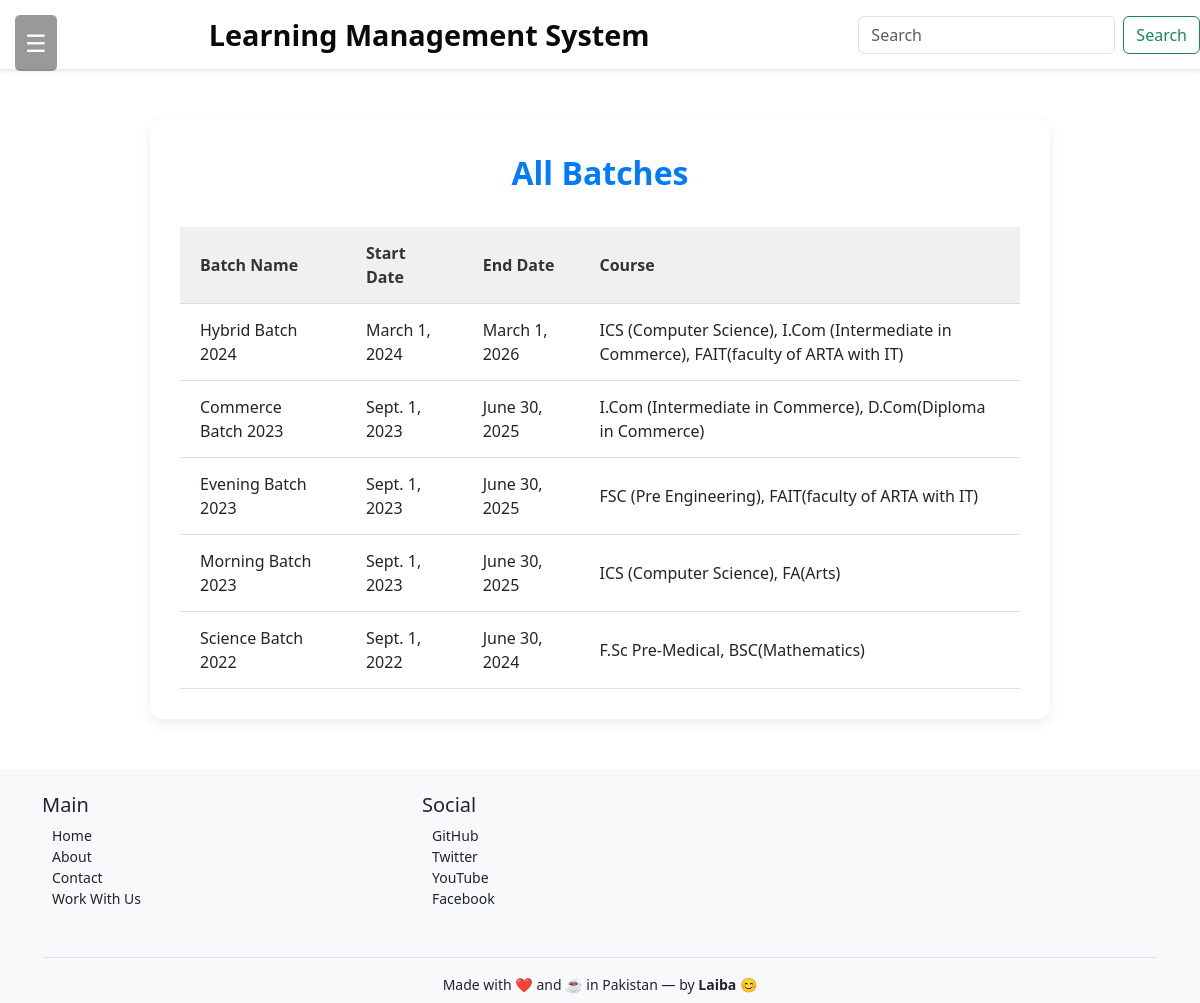
The app's page /batches/ with its own data.
### academic_app/models.py (models this page shows, shortened)
class Batch(models.Model):
    name = models.CharField(max_length=100)
    start_date = models.DateField()
    end_date = models.DateField()
    courses = models.ManyToManyField(Course, related_name='batches')

class Course(models.Model):
    name = models.CharField(max_length=100)
    description = models.TextField(max_length=500, blank=True, null=True)
    duration = models.CharField(max_length=50, blank=True, null=True)
    image = models.ImageField(upload_to='course_images/', blank=True, null=True)

### academic_app/views.py (the view)
# urls.py: path('batches/', views.BatchesList, name='batches'),
def BatchesList(request):
   batches = Batch.objects.all().order_by('-start_date')  # Recent batches first
   return render(request, 'academic_app/baches.html', {'batches': batches})

### academic_app/templates/academic_app/baches.html (shortened to what this page needs)
{% extends 'academic_app/basic.html' %}
{% block body %}
<div class="table-container">
  <div class="table-title">All Batches</div>
  <table>
    <thead>
      <tr>
        <th>Batch Name</th>
        <th>Start Date</th>
        <th>End Date</th>
        <th>Course</th>
      </tr>
    </thead>
    <tbody>
      {% for batch in batches %}
      <tr>
        <td>{{ batch.name }}</td>
        <td>{{ batch.start_date }}</td>
        <td>{{ batch.end_date }}</td>
        <td>  {% for course in batch.courses.all %}
           {{ course.name}}{% if not forloop.last %}, {% endif %}
             {% endfor %}
       </td>
      </tr>
      {% empty %}
      <tr>
        <td colspan="4" style="text-align:center;">No batches available.</td>
      </tr>
      {% endfor %}
    </tbody>
  </table>
</div>
{% endblock %}

### academic_app/templates/academic_app/basic.html (style rules this page uses)
html, body { margin: 0; padding: 0; height: 100%; width: 100%; font-family: 'Segoe UI', Tahoma, sans-serif; }

### academic_app/templates/academic_app/baches.html (style rules this page uses)
.table-container { max-width: 900px; margin: 50px auto; background-color: #ffffff; padding: 30px; box-shadow: 0 4px 12px rgba(0, 0, 0, 0.08); border-radius: 12px; }
.table-title { font-size: 2rem; font-weight: bold; text-align: center; margin-bottom: 30px; color: #007bff; }
table { width: 100%; border-collapse: collapse; }
thead { background-color: #f0f0f0; }
th, td { padding: 14px 20px; text-align: left; border-bottom: 1px solid #ddd; }
th { font-weight: 600; color: #333; }

### records on screen
Batch: name "Hybrid Batch 2024", start_date "March 1, 2024", end_date "March 1, 2026"
Course: name "ICS (Computer Science)"
Course: name "I.Com (Intermediate in Commerce)"
Course: name "FAIT(faculty of ARTA with IT)"
Batch: name "Commerce Batch 2023", start_date "Sept. 1, 2023", end_date "June 30, 2025"
Course: name "D.Com(Diploma in Commerce)"
Batch: name "Evening Batch 2023", start_date "Sept. 1, 2023", end_date "June 30, 2025"
Course: name "FSC (Pre Engineering)"
Batch: name "Morning Batch 2023", start_date "Sept. 1, 2023", end_date "June 30, 2025"
Course: name "FA(Arts)"
Batch: name "Science Batch 2022", start_date "Sept. 1, 2022", end_date "June 30, 2024"
Course: name "F.Sc Pre-Medical"
Course: name "BSC(Mathematics)"
